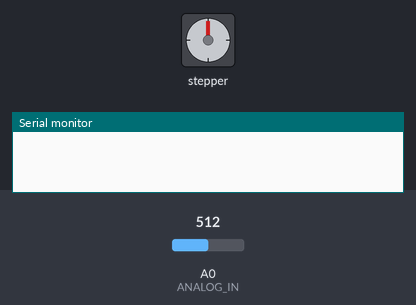
A sketch run on a simulated Arduino Uno, built with avr-gcc and run on an emulated ATmega328P. Shown: stepper motor, the last lines printed to the serial monitor. The inputs (shaded band) are chosen by the test bench; at power-on: A0 (ANALOG_IN) = 512. Stepper angles assume 4096 steps per turn.

Above: at 0.1 s.
At 6.2 s:
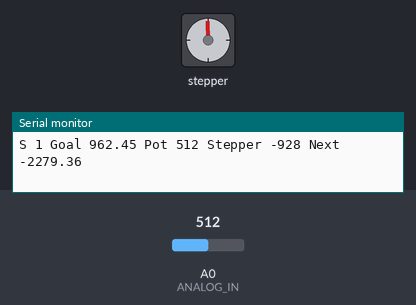
6.3 s: A0 (ANALOG_IN) set to 900
At 9.6 s:
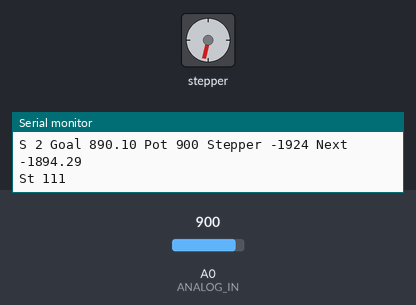
Timing chart, 0 to 15.3 s (numbered marks = the images above; inputs shaded):
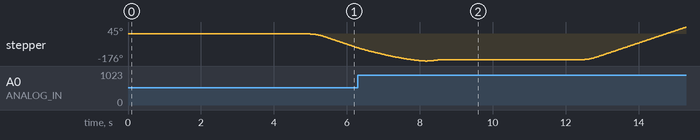

The sketch:

stepper_v2.ino
```cpp
// (licence header left out)
#include <AccelStepper.h>
#include <TimerOne.h>

// Define a stepper and the pins it will use

long previousPotPos = 0;
long previousPotMoveTime = 0;
long stateChangeTime = 0;
long stateChangePot = 0;
long previousPotPosDiff = 0;
long iterations_in_state = 0;

#define  POT_POS_TOLERANCE 10
#define MAX_TIME_IN_BACK_TO_FOLLOW_MODE (1000*5)


#define motorPin1  2
#define motorPin2  3
#define motorPin3  4
#define motorPin4  5

AccelStepper stepper(8, motorPin1, motorPin3, motorPin2, motorPin4);

// STATE OF THE MOTOR FOLLOWING SYSTEM
#define STATE_0_OFF             0
#define STATE_1_BEGINNING       1
#define STATE_2_FOLLOWING       2
#define STATE_3_RECENTLY_MOVED  3
#define STATE_4_BACK_TO_FOLLOW  4
#define STATE_5_END             5


byte state = STATE_0_OFF;
byte statePrev = STATE_0_OFF;


bool debug = 1;
bool debug_state = 1;


// This defines the analog input pin for reading the control voltage
// Tested with a 10k linear pot between 5v and GND
#define ANALOG_IN A0

int analog_in;
long moveSpeed = -2;
void setup()
{
  stepper.setMaxSpeed(1000);
  stepper.setAcceleration(2000);
  Serial.begin(115200);

  Timer1.initialize(100); // Period: 100uSec == 10.000 Hz Interrupts
  Timer1.attachInterrupt(interrupt_periodic_stepper);
  delay(5000);

}

#define DEBUG_STATE_PRINT_LINE() do { if (debug_state)Serial.println( String("St ") + __LINE__); }while(0);

void interrupt_periodic_stepper(void) {
  stepper.run();
  if ( stepper.isRunning() ) stepper.enableOutputs();
  else stepper.disableOutputs();
}

#define AVA_CAR_POT_MOVE_DELAY (1000*4)
#define POT_START  55
#define POT_END    1000

#define POT_TO_STEPS (-3)


void setAvaCarPos(float percentage)
{
  int   potPos             = analogRead(ANALOG_IN);
  float  avaCarPotGoal      = POT_START + (POT_END - POT_START) * percentage;
  float  potPosDiff         = avaCarPotGoal - potPos;
  float  potPosDiffAbs         = abs(potPosDiff);
  long   stepperPosNow      = stepper.currentPosition();
  float  nextStepperGoal    = stepperPosNow + (potPosDiff * POT_TO_STEPS );

  if ( percentage > 1.0 ) {
    state = STATE_5_END;
    DEBUG_STATE_PRINT_LINE()
    percentage = 1.0;
  }
  if ( percentage < 0.0 ) {
    state = STATE_5_END;
    DEBUG_STATE_PRINT_LINE()
    percentage = 0.0;
  }

  if ( potPosDiffAbs < POT_POS_TOLERANCE ) {
    state = STATE_2_FOLLOWING;
    //DEBUG_STATE_PRINT_LINE()
  } else
  {
    if ( (state == STATE_2_FOLLOWING) || (state == STATE_5_END) )
    {
      state = STATE_3_RECENTLY_MOVED ;
      DEBUG_STATE_PRINT_LINE()

      previousPotMoveTime = millis();
    }
    if ( state == STATE_3_RECENTLY_MOVED )
    {
      int pot_prev_abs_diff = potPos - stateChangePot;

      if ( pot_prev_abs_diff < 0)
      {
        pot_prev_abs_diff = -pot_prev_abs_diff;
      }
      if ( pot_prev_abs_diff > 3) {

        stateChangeTime = millis();
        stateChangePot = potPos;
      }
      else {
        long delay_since_last_move = millis() - stateChangeTime;
        if ( delay_since_last_move > AVA_CAR_POT_MOVE_DELAY )
        {
          state = STATE_4_BACK_TO_FOLLOW;
          previousPotPosDiff = potPosDiff;
          stateChangeTime = millis();
          stateChangePot = potPos;
          iterations_in_state = 0;
          DEBUG_STATE_PRINT_LINE()
        }
      }
    }
    if ( state == STATE_4_BACK_TO_FOLLOW )
    {
      long delay_since_state_transition = millis() - stateChangeTime;
      if ( delay_since_state_transition > MAX_TIME_IN_BACK_TO_FOLLOW_MODE ) {
        state = STATE_3_RECENTLY_MOVED ;
        DEBUG_STATE_PRINT_LINE()

        previousPotMoveTime = millis();
      }

      //mikael previousPotMoveTime


      long abs_diff_CurrentPotDiff_PreviousPotDiff =  previousPotPosDiff - potPosDiff;
      if ( previousPotPosDiff < 0) {
        abs_diff_CurrentPotDiff_PreviousPotDiff = - abs_diff_CurrentPotDiff_PreviousPotDiff;
      }

      if ( abs_diff_CurrentPotDiff_PreviousPotDiff > 3) {
        Serial.println( String("Moved ") + abs_diff_CurrentPotDiff_PreviousPotDiff);
        state = STATE_3_RECENTLY_MOVED ;
        DEBUG_STATE_PRINT_LINE()
      }
      previousPotMoveTime = millis();
    }
  }


  if ( (state == STATE_1_BEGINNING) ||  (state == STATE_2_FOLLOWING) ||  (state == STATE_4_BACK_TO_FOLLOW) )
  {
    stepper.moveTo(nextStepperGoal);
    if (debug) Serial.println(String("S ") + state + " Goal " + avaCarPotGoal + " Pot " + potPos + " Stepper " + stepperPosNow + " Next " + nextStepperGoal   );
  }

  previousPotPos = potPos;
  previousPotPosDiff = potPosDiff;

  iterations_in_state++;
  if ( state != statePrev)
  {
    statePrev = state;
    stateChangeTime = millis();
    stateChangePot = potPos;
    iterations_in_state = 0;
  }


}

#define TRIP_PERCENTAGE_START 0.0
#define TRIP_PERCENTAGE_END   1.0
#define TRIP_SECONDS          (60*2)

/*

  // STATE OF THE MOTOR FOLLOWING SYSTEM
  #define STATE_0_OFF             0
  #define STATE_1_BEGINNING       1
  #define STATE_2_FOLLOWING       2
  #define STATE_3_RECENTLY_MOVED  3
  #define STATE_4_END             4


  byte state = STATE_0_OFF;
*/

void runCar( bool direction, long seconds)
{
  long time_millis_start = millis();
  long time_millis_end = time_millis_start + (seconds * 1000);
  float time_millis_duration = (seconds * 1000.0);
  state = STATE_1_BEGINNING;
  while (1) {
    long time_millis_now = millis();


    float position_percent = (time_millis_now - time_millis_start) / time_millis_duration;
    if (direction ) setAvaCarPos(position_percent);
    else            setAvaCarPos(1.0 - position_percent);
    if ( position_percent > (1.0 + 0.1) ) break;
  }
}


void runBetween(long startPos, long endPos, long duration) {

  long startTime = millis();
  long endTime = startTime + duration;
  long lengthMove = endPos - startPos;
  bool moveDir = (startPos > endPos);


  while (1) {
    long current_pos = analogRead(ANALOG_IN);
    long current_time = millis();

    float current_relative_time = current_time - startTime;

    current_relative_time /= duration;


    //if ( current_relative_time > duration) break;


    long relative_pos_desired = startPos + (lengthMove * current_relative_time);
    if (debug) Serial.print("Goal_pot " );

    if (debug) Serial.print(relative_pos_desired);

    // Time for serial
    //Serial.print("t");
    Serial.print(relative_pos_desired);


    long relative_stepper_move = (relative_pos_desired - current_pos) * moveSpeed;
    long new_stepper_pos = stepper.currentPosition() + relative_stepper_move;

    /*
      if( abs( current_pos - relative_pos_desired ) > 20) {
      delay(5000);
      stepper.moveTo(stepper.currentPosition());
      }
    */

    // Position for serial
    Serial.print(",");
    Serial.println(current_pos);

    if (debug) Serial.print("   Pot_now " );

    if (debug) Serial.print(current_pos);
    if (moveDir)
    {
      if (current_pos < endPos ) {
        stepper.moveTo(stepper.currentPosition());
        if (debug) Serial.println();
        if (debug) Serial.println("Break1");
        break;
      }
    }

    else if (current_pos > endPos ) {
      stepper.moveTo(stepper.currentPosition());
      if (debug) Serial.println();
      if (debug) Serial.println("Break2");
      break;
    }
    if (debug) {
      Serial.print("  St_now " );

      Serial.print(stepper.currentPosition());

      Serial.print("  St_new " );

      Serial.print(new_stepper_pos);

      Serial.print("  Diff " );

      Serial.println(relative_stepper_move);
    }
    //stepper.move(-relative_stepper_move);
    stepper.moveTo(new_stepper_pos);

    delay(100);

  }
  Serial.println();
  Serial.println("Ended the while loop" );

}
void loop()
{
  // Read new position
  //analog_in = analogRead(ANALOG_IN);
  //Serial.println(analog_in);
  //stepper.moveTo((analog_in*4)-2000);
  //delay(100);

  if (0) {
    runBetween(55, 1000, (long)10 * 60 * 1000);
    //Serial.println("Bytt retning");
    delay(1000);
    runBetween(1000, 55, 3 * 1000);
    delay(1000);
  }

  runCar( 0, 30);
  delay(1000 * 5);

  runCar( 1, 30);

  //stepper.setSpeed(100);
}
```
